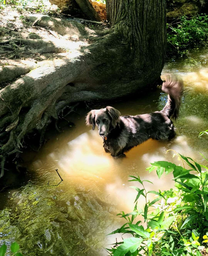
#> input picture doggo.png, 208 x 256 px, shrunk from 1080 x 1327 before the run
$ python main.py doggo.png
#> lines starting #> are read from the running program, lines starting #| are printed output that depends on the picture; after the words box and inside, x2 and y2 are one past the last pixel; in counts of white or black regions, pixels touching at a corner belong together
import cv2
from matplotlib import pyplot as plt
from scipy.optimize import curve_fit
import numpy as np
import math
import sys

def func1(x, a, b, c):
    return a*x**2  + b*x + c

def func2(x, a, b):
    return a*x+b

def func3(x,a,b):
    return a*math.e**x + b

def func4(x,a,b):
    a*np.sin(x)+b

def func4(x,a,b):
    w = a**2 - x**2
    if w.all() > 0:
        return np.sqrt(w) + b
    else:
        return 0

def func5(x,a,b,c,d):
    return a*x**3 + b*x**2 + c*x + d

functions = [func1, func2, func3, func4, func5]
representations = ["ax^2+bx+c", "ax+b", "ae^x+b", "a*sin(x)+b", "sqrt(a^2-x^2)+b", "ax^3+bx^2+cx+d"]

def mean_square_error(a, b):
    return np.square(np.subtract(a,b)).mean()

def calculate_polynomial(function, input):
    output = []
    for a in input:
        out = function(a)
        output.append(out)
    return output

def curve_of_best_fit(points, max_degree, independent_variable="x"):
    error = []
    function_list = []
    x_values = [point[0] for point in points]
    y_values = [point[1] for point in points]

    if independent_variable == "x":
        p0 = x_values
        p1 = y_values
    elif independent_variable == "y":
        p0 = y_values
        p1 = x_values
    else:
        print("ERROR")
    parameters = []
    for function in functions:
        try:
            parameters = curve_fit(function, p0, p1,  maxfev=5000)
            f = lambda x : function(x, *parameters[0])
            predicted_values = calculate_polynomial(f, p0)
            error.append(mean_square_error(p1, predicted_values))
        except:
            error.append(100000)
        print(error)
        function_list.append((function,parameters))
    if min(error) == 100000:
        return None, None
    else:
        return function_list[error.index(min(error))]


def read_image(path):
#> called with path = 'doggo.png'
    img = cv2.imread(path, cv2.IMREAD_GRAYSCALE)
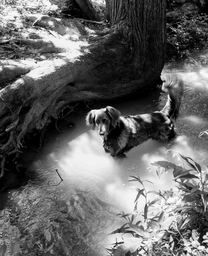
#> img: shape (256, 208); min 0, max 255, mean 100.8
    #plt.imshow(img, cmap='gray', vmin=0, vmax=255)
    threshhold = 100
    height, width = img.shape
#> height = 256; width = 208
    for i in range(0,height):
        for j in range(0, width):
            if img[i,j] < threshhold:
                img[i,j] =  0
            else:
                img[i,j] = 1
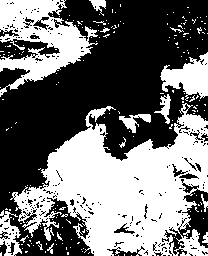
#> img: shape (256, 208); values 0 (black) and 1 (white), 44.7% white; 199 white regions (184 under 20 px)
    return img

def find_contours(img):
    contours, hierarchy = cv2.findContours(img, cv2.RETR_TREE, cv2.CHAIN_APPROX_NONE)
#> contours = 575 contours, 545 with area under 20; largest, box (x1, y1, x2, y2) and area: (10, 103, 208, 256) 16684, (0, 0, 98, 97) 4334, (160, 52, 208, 101) 1176, (0, 210, 22, 256) 476, (164, 227, 186, 256) 256
    return contours


def plot_polynomial(function, input, independent_variable="x"):
    output = calculate_polynomial(function, input)
    if independent_variable == "x":
        plt.plot(input, output)
    elif independent_variable == "y":
        plt.plot(output, input)


def find_function(points, independent_variable="x"):
    x_values = [point[0] for point in points]
    y_values = [point[1] for point in points]
    input = x_values if independent_variable == "x" else y_values
    f, p = curve_of_best_fit(points, 10, independent_variable)
    if f == p == None:
        return
    f_to_plot = lambda x : f(x, *p[0])
    plot_polynomial(f_to_plot, input, independent_variable)


def find_section(points, detail, independent_variable="x"):
     arr = []
     if points != []:
        if len(points) < detail:
            find_function(points, independent_variable)
        else:
            for i in range(0, len(points)):
                if (i % detail == 0 and i != 0):
                    find_function(arr, independent_variable)
                    arr = []
                elif i == len(points):
                    find_function(arr, independent_variable)
                    arr = []
                    break
                else:
                    arr.append(points[i])
                #plt.plot(top_half[i][0],top_half[i][1],'ro')

def find_all_functions(contour, detail):
    points = get_points_from_contour(contour)
    x_values = [point[0] for point in points]
    y_values = [point[1] for point in points]
    #plt.plot(x_values, y_values)
    top_half = [point for point in points  if point[1] <= (max(y_values)+min(y_values))/2]
    bottom_half = [point for point in points if point[1] > (max(y_values)+min(y_values))/2]
    left_half = [point for point in points  if point[0] <= (max(x_values)+min(x_values))/2]
    right_half = [point for point in points  if point[0] > (max(x_values)+min(x_values))/2]
    find_section(top_half, detail, "x")
    find_section(bottom_half, detail, "x")
    find_section(left_half, detail, "y")
    #find_section(right_half, detail, "y")


def get_points_from_contour(contour):
    arr = []
    for i in range(len(contour)):
       arr.append(list(contour[i][0]))
    return arr


def approximate_image(filename, show_original_image=False):
    img = read_image(filename)
    if show_original_image:
        plt.imshow(img)
    contours = find_contours(img)
    for contour in contours:
        find_all_functions(contour, 7)
#> this loop made 575 passes
#> (printed output is left out)

    if not show_original_image:
        plt.gca().invert_yaxis()
    plt.show()
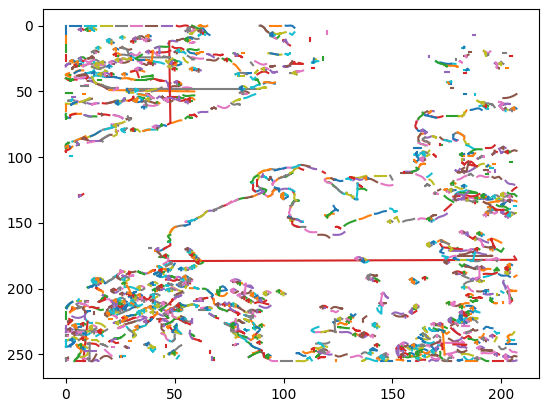
#> figure drawn by matplotlib, 1 panel


if len(sys.argv) > 1:
    approximate_image(sys.argv[1])
else:
    print("Please put an image path as an argument.")
